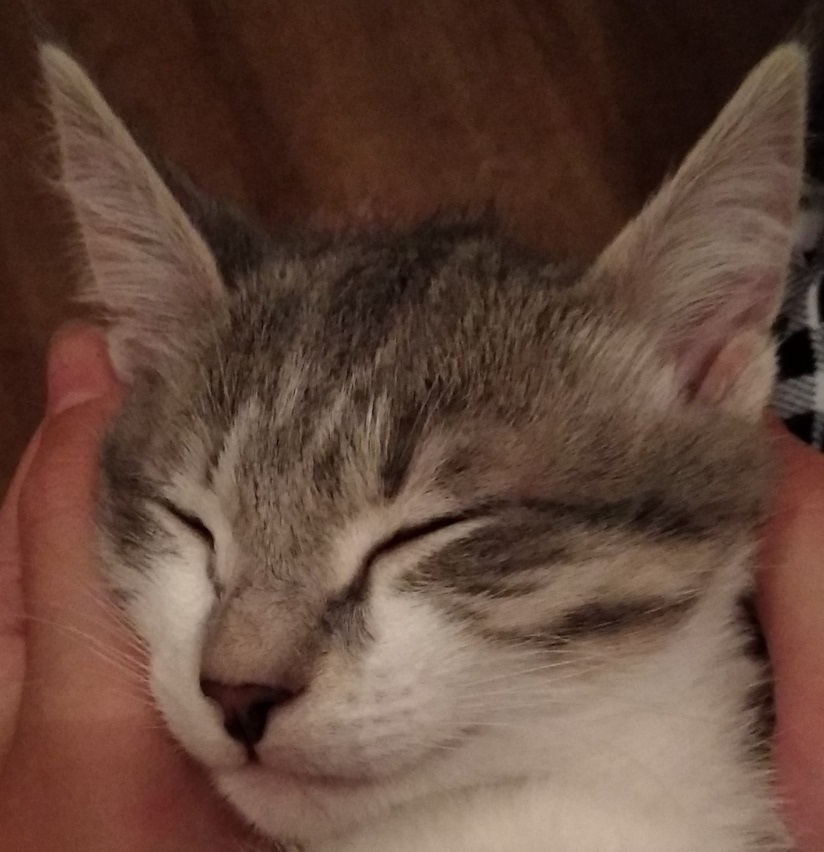
#> input picture dante.jpg, 824 x 852 px
$ python main2.py
#> lines starting #> are read from the running program, lines starting #| are printed output that depends on the picture; after the words box and inside, x2 and y2 are one past the last pixel; in counts of white or black regions, pixels touching at a corner belong together
import cv2
import numpy as np

img = cv2.imread('./dante.jpg', 0)
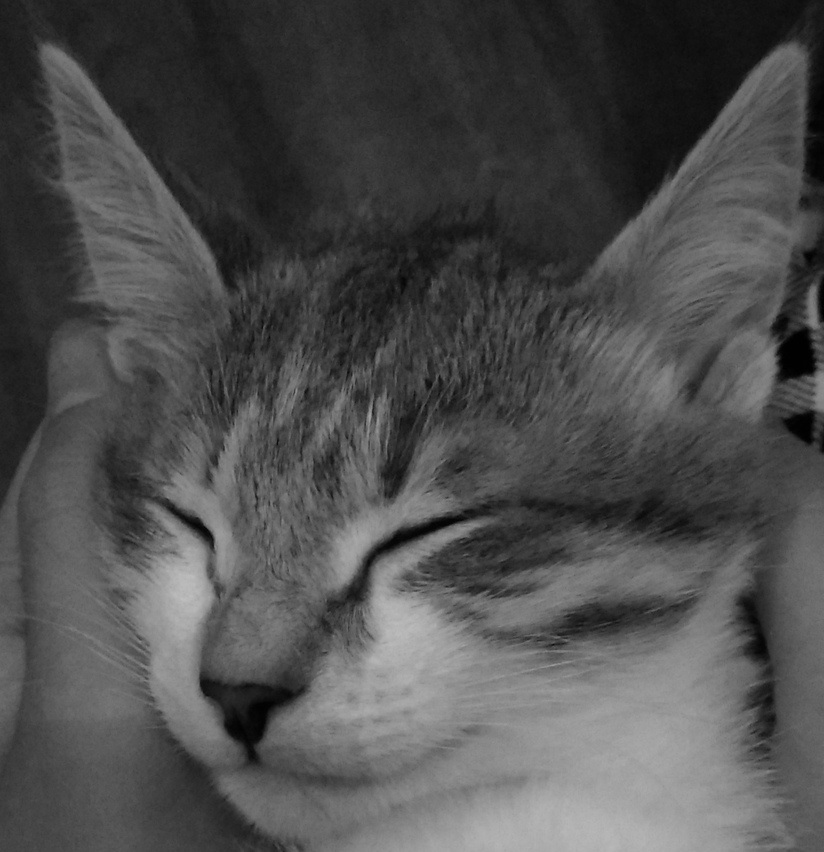
#> img: shape (852, 824); min 0, max 191, mean 78
img = cv2.threshold(img, 127, 255, cv2.THRESH_BINARY)[1]  # ensure binary
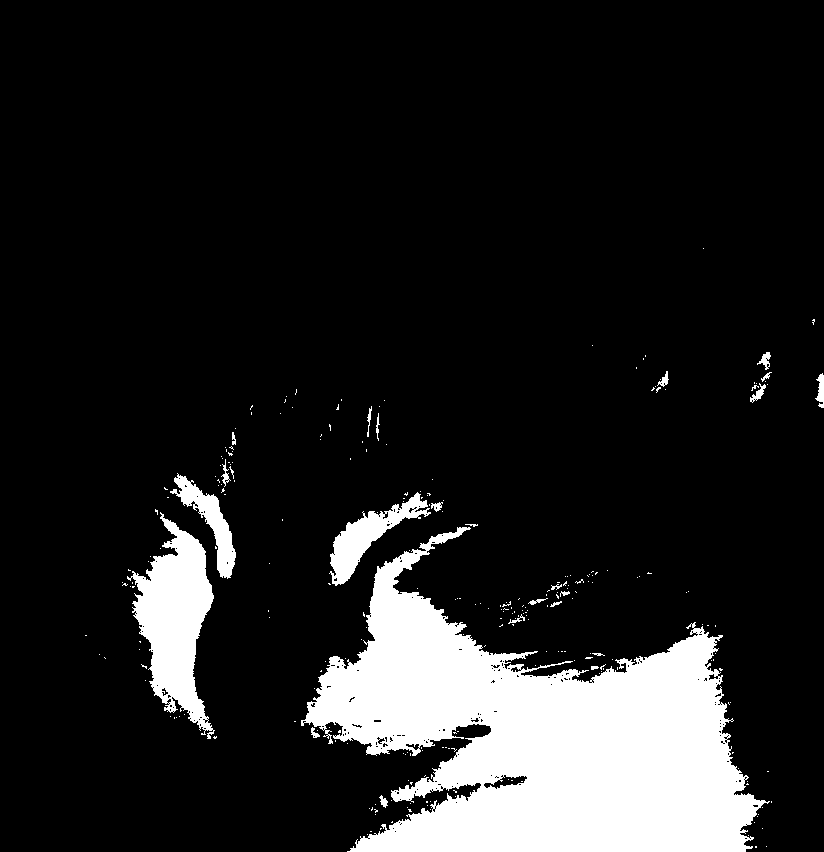
#> img: shape (852, 824); 13.1% white; 269 white regions (244 under 20 px), largest, box (x1, y1, x2, y2) and area: (301, 527, 770, 852) 75627, (127, 512, 215, 739) 9615, (329, 492, 431, 586) 2843
cv2.imshow('labeledt.png', img)
ret, labels = cv2.connectedComponents(img)
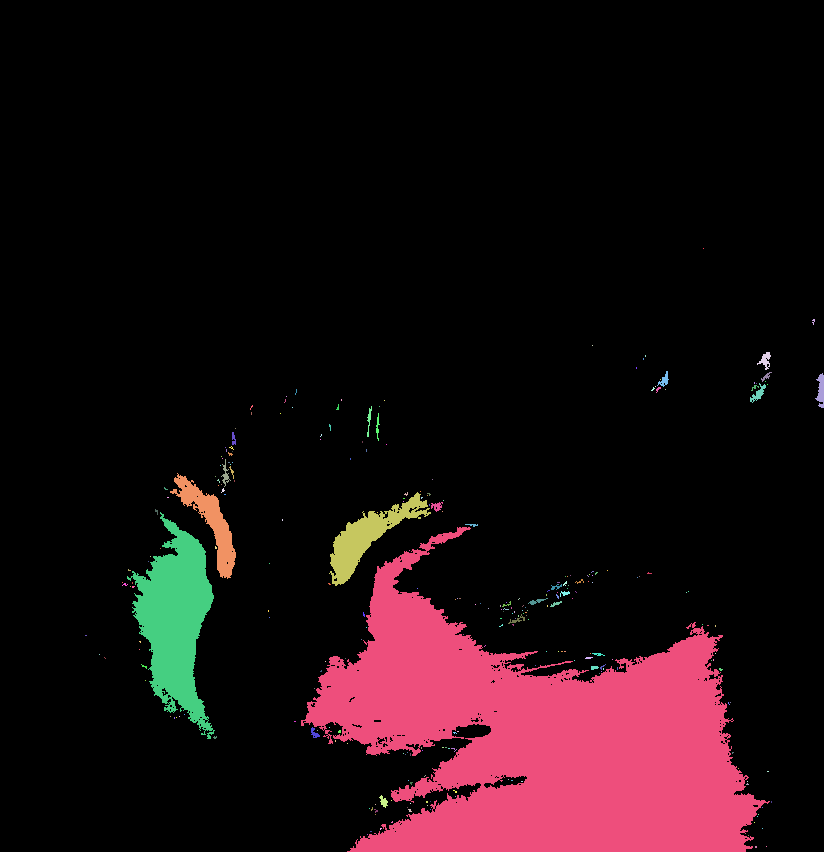
#> labels: shape (852, 824) int32; 270 distinct labels, from 0 to 269; one colour per label, 0 black
#> ret = 270

# Map component labels to hue val
label_hue = np.uint8(99999999*labels/np.max(labels))
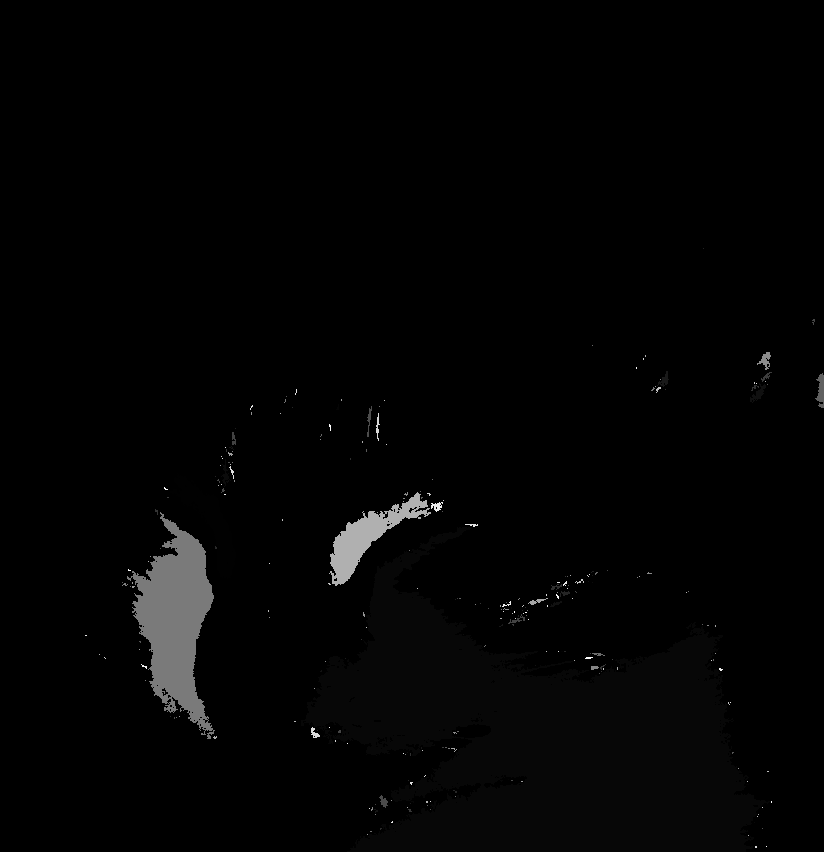
#> label_hue: shape (852, 824); min 0, max 255, mean 3.4
blank_ch = 255*np.ones_like(label_hue)
labeled_img = cv2.merge([label_hue, blank_ch, blank_ch])
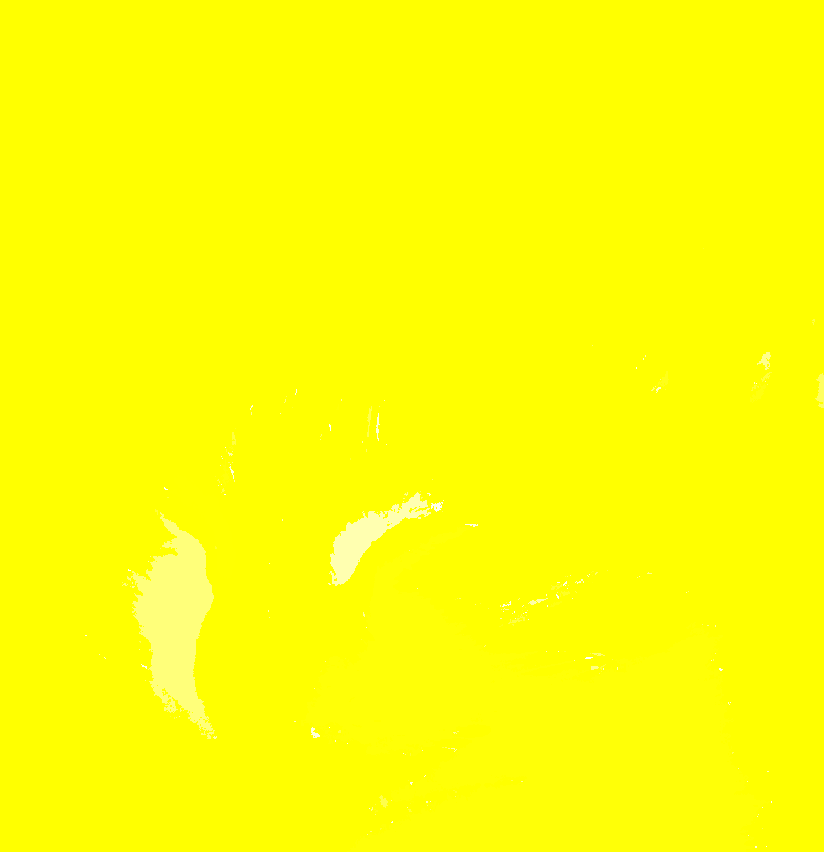
#> labeled_img: shape (852, 824, 3); mean of channels 0, 1, 2 3.4, 255, 255; drawn as B, G, R

# cvt to BGR for display
labeled_img = cv2.cvtColor(labeled_img, cv2.COLOR_HSV2BGR)

# set bg label to black
labeled_img[label_hue == 1] = 0
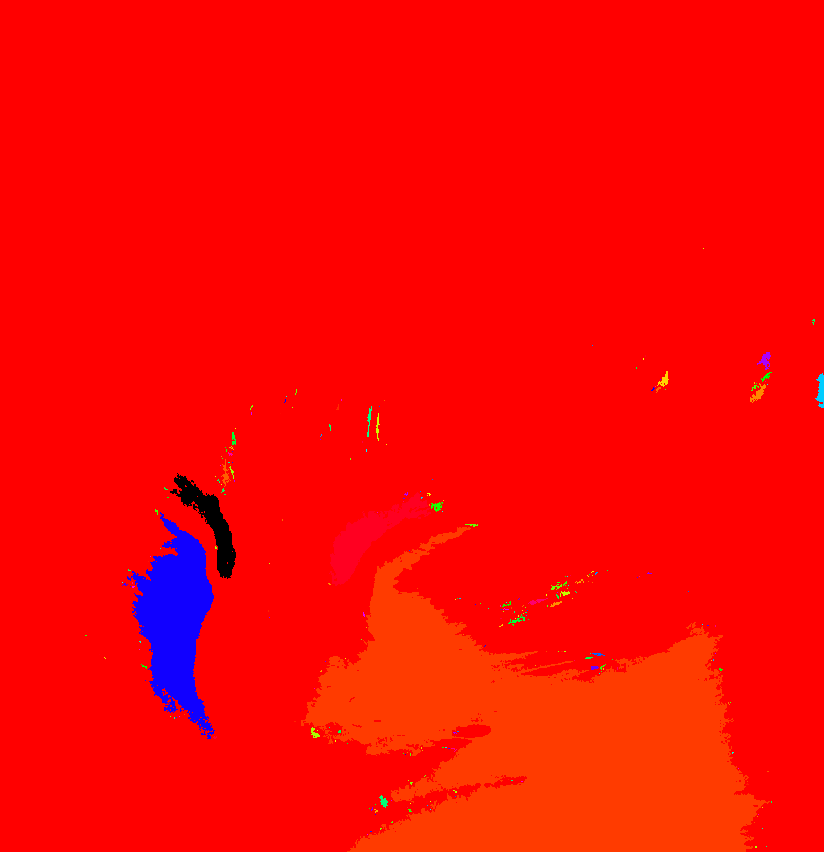
#> labeled_img: shape (852, 824, 3); mean B, G, R 3.9, 6.8, 250.7

cv2.imshow('labeled.png', labeled_img)
cv2.waitKey()
